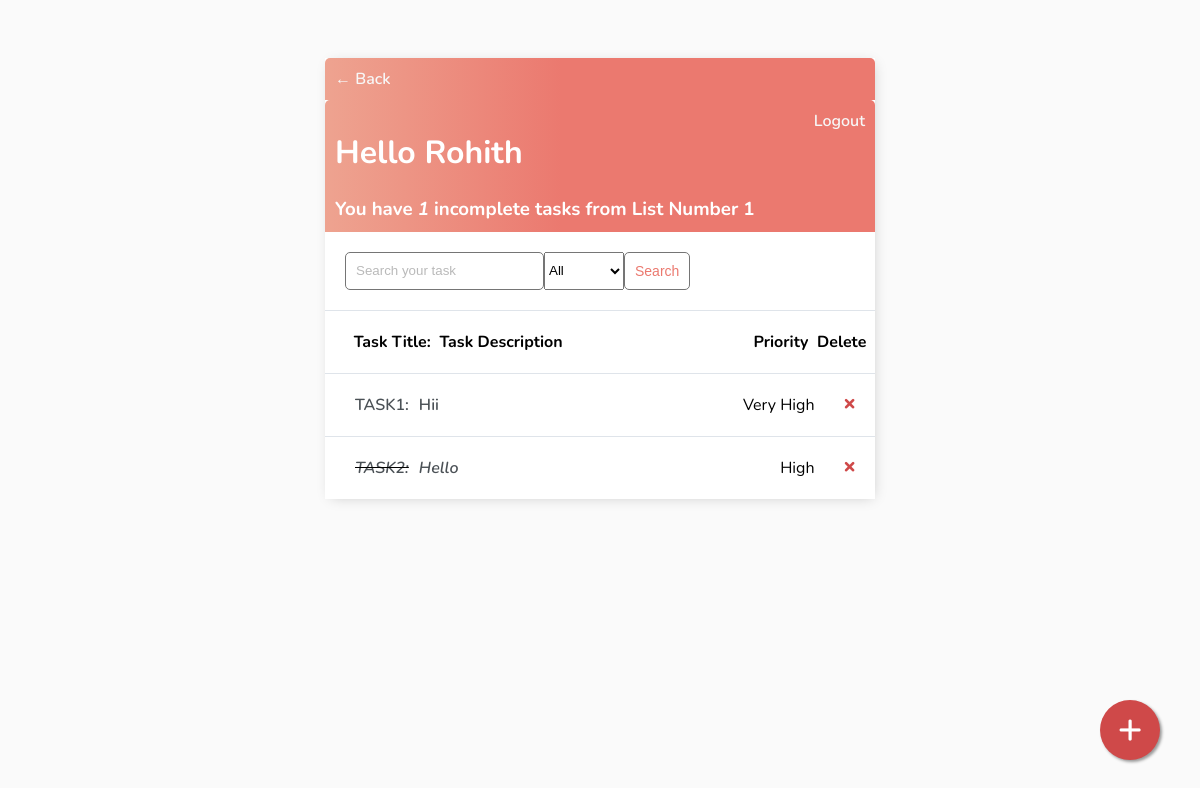
Page /lists/10/tasks/ (signed in) on the committed database.
### base/models.py (models this page shows)
class AbstractModel(models.Model):
    created_on = models.DateTimeField(auto_now_add=True)
    deleted_on = models.DateTimeField(null=True, blank=True)
    updated_on = models.DateTimeField(auto_now=True)
    created_by = models.ForeignKey(User, on_delete=models.CASCADE, null=True, blank=True, related_name='%(class)s_requests_created')
    updated_by = models.ForeignKey(User, on_delete=models.CASCADE, null=True, blank=True, related_name='%(class)s_requests_updated')
    deleted_by = models.ForeignKey(User, on_delete=models.CASCADE, null=True, blank=True, related_name='%(class)s_requests_deleted')
    class Meta:
        abstract = True

class List(AbstractModel):
    title = models.CharField(max_length=200)
    description = models.TextField(default='', blank=True)
    def __str__(self):
        return self.title

class Task(AbstractModel):
    title = models.CharField(max_length=200)
    description = models.TextField(default='', blank=True)
    complete = models.BooleanField(default=False)
    Priority = models.CharField(max_length=9, choices=Priority_CHOICES, default='Very High')
    listno = models.ForeignKey(List, on_delete=models.CASCADE, null=True, blank=True)
    def __str__(self):
        return self.title
    class Meta:
        ordering = ['complete']

### base/views/TaskList.py (the view)
# urls.py: path('<int:listid>/tasks/', TaskList.as_view(), name='tasks'),
class TaskList(LoginRequiredMixin, ListView):
    model = Task
    context_object_name = 'tasks'
    def get_context_data(self, **kwargs):
        context = super().get_context_data(**kwargs)
        context['tasks'] = context['tasks'].filter(created_by=self.request.user, listno=self.kwargs['listid'])
        context['count'] = context['tasks'].filter(complete=False).count()
        context['list'] = List.objects.get(id=self.kwargs['listid'])
        context['listname'] = List.objects.get(id=self.kwargs['listid'])
        search_input = self.request.GET.get('search-area') or ''
        if search_input:
            context['tasks'] = context['tasks'].filter(title__startswith=search_input)
        context['search_input'] = search_input
        search_input_Priority = self.request.GET.get('search-area-Priority') or ''
        if search_input_Priority:
            context['tasks'] = context['tasks'].filter(Priority__startswith=search_input_Priority)
        context['search_input_Priority'] = search_input_Priority
        return context

### base/templates/base/task_list.html (shortened to what this page needs)
{% extends 'base/main.html' %}
{% block content %}
<div class="header-bar">
    <a href="{% url 'lists' %}">&#8592; Back</a>
</div>
<div class="header-bar">
    <div>
        <h1> Hello {{request.user|title}} </h1>
        <h3 style="margin:0">You have <i>{{count}} </i> incomplete tasks from {{listname}}</h3>
    </div>
    {% if request.user.is_authenticated %}
    <a href="{% url 'logout' %}">Logout</a>
    {% else %}
    <a href="{% url 'login' %}">Login</a>
    {% endif %}
</div>
<div id="search-add-wrapper">
    <form method="GET" style="display: flex;">
        <input type='text' name='search-area' placeholder="Search your task" value="{{search_input}}">
        <select id="Priority" name="search-area-Priority" placeholder="Priority" value="{{search_input_Priority}}" >
            <option value="">All</option>
          </select>
        <input class="button" type="submit" value='Search'>
    </form>
    {% if tasks|length > 0 %}
    <a id="add-link" href="{% url 'task-create' list.id %}" style="text-decoration: none;"> &#x2b;</a>
    {% endif %}
</div>
<div id="tasklist" class="task-items-wrapper">
    <div class="task-wrapper" data-position="{{task.pk}}">
        <div class="task-title">
            <strong>&nbsp; Task Title:</strong>
            <strong>&nbsp; Task Description</strong>
        </div>
        <div class="task-controls">
            <strong> Priority&nbsp; Delete&nbsp;&nbsp;</strong>
        </div>
    </div>
    {% for task in tasks %}
        {% if task.id  %}
        <div class="task-wrapper" data-position="{{task.pk}}">
            <div class="task-title">
                {% if task.complete %}
                <i><s><a href="{% url 'task-update' listid=list.id pk=task.id %}">{{task}}:</a></s></i>
                <i><a href="{% url 'task-update' listid=list.id pk=task.id %}">{{task.description}} </a></i>
                {% else %}
                <a href="{% url 'task-update' listid=list.id pk=task.id %}">{{task}}:</a>
                <a href="{% url 'task-update' listid=list.id pk=task.id %}">{{task.description}}</a>
                {% endif %}
            </div>
            <div class="task-controls">
                <span class="handle">&nbsp;{{task.Priority}}&nbsp;&nbsp;</span>
                <a class="delete-link" href="{% url 'task-delete' listid=list.id pk=task.id %}">&#215;&nbsp;&nbsp;&nbsp;</a>
            </div>
        </div>
        {% endif %}
        {% empty %}
        <div style="text-align: center; padding-bottom: 10px; line-height: 1em;">
            <h3>No new tasks are created.</h3>
            <h3>Create a <a style="text-decoration: none; color: #e53935;" href="{% url 'task-create' list.id %}"> New task</a> ! </h3>
        </div>
    {% endfor %}
</div>
{% endblock content%}

### base/templates/base/main.html (style rules this page uses)
body { background-color: #FAFAFA; font-family: 'Nunito', sans-serif; padding-top: 50px; }
h1, h2, h3, h4, h5, h6 { font-family: 'Nunito', sans-serif; }
a, p { color: #4b5156 }
a { font-weight: 600; }
input { outline: none; border: none; }
.header-bar { display: flex; justify-content: space-between; color: #fff; padding: 10px; border-radius: 5px 5px 0 0; background: linear-gradient(90deg, #EEA390 0%, #EB796F 43%, #EB796F 100%); }
.header-bar a { color: rgb(247, 247, 247); text-decoration: none; }
.task-wrapper { display: flex; align-items: center; justify-content: space-between; background-color: #fff; border-top: 1px solid #dfe4ea; overflow: hidden; }
.task-title { display: flex; padding: 20px; }
.task-title a { text-decoration: none; color: #4b5156; margin-left: 10px; }
.delete-link { text-decoration: none; font-weight: 900; color: #cf4949; font-size: 22px; line-height: 0; padding: 20px 0px; }
.handle { display: inline-block; padding: 20px 16px; cursor: grab; user-select: none; }
.handle:after, .handle:before { display: block; content: ""; }
#add-link { position:fixed; width:60px; height:60px; bottom:40px; right:40px; background-color:#cf4949; color:#FFF; border-radius:50px; text-align:center; box-shadow: 2px 2px 3px #999; font-size: 42px; }
#search-add-wrapper { display: flex; justify-content: space-between; align-items: center; padding: 20px; }
input[type=text], input[type=password], textarea { border: 1px solid #757575; border-radius: 5px; padding: 10px; width: 90%; }
::placeholder { font-weight: 300; opacity: 0.5; }
.button { border: 1px solid #757575; background-color: #FFF; color: #EB796F; padding: 10px; font-size: 14px; border-radius: 5px; cursor: pointer; text-decoration: none; }

### rows in the picture
List: title "List Number 1"
Task: title "TASK1", description "Hii", Priority "Very High"
Task: title "TASK2", description "Hello", Priority "High"

### other values in the picture
{{ request.user|title }} "Rohith"
{{ count }} "1"
